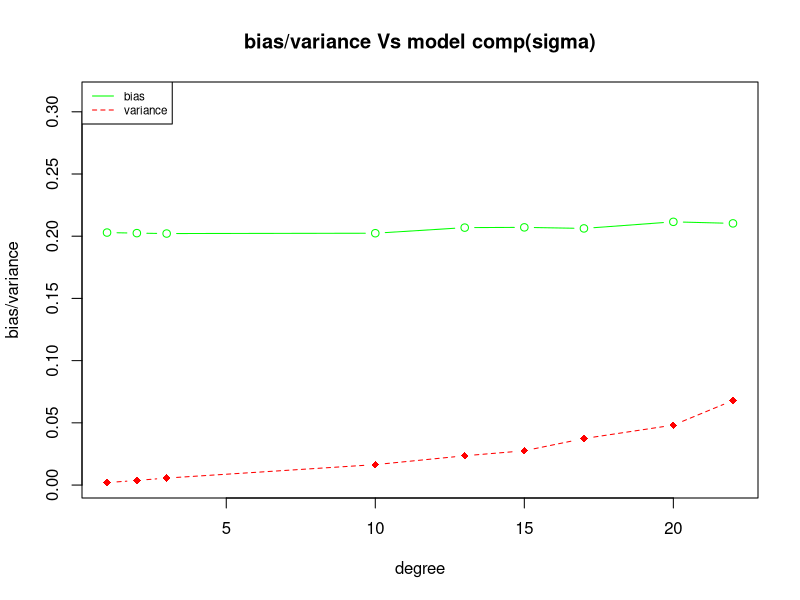

Here is the R script that generated this plot:
library(dplyr)

f1 = function(x){
  return(0.3 * cos(3 * pi * x)) - (0.4 * cos(4 * pi * x)) - (10 / ((x ^ 2) + 1))
}

data_generation = function(sig1,k){
  samp <-runif(100,min = -10,max = 10)
  eps1 <- rnorm(length(samp),mean = 0,sd = sig1)
  f1_y <- k(samp) + eps1
  data1 = data.frame(samp,f1_y)
  return (data1)
}



find_bias = function(tst, original){
  return ( mean(tst)-original )
}

find_var = function(tst){
  return (mean((tst - mean(tst))^2))
}
  
find_mse = function(tst,original){
  return(mean((tst - original) ^ 2))
}
  set.seed(1)
  sig1 = 0.4
  samp =  data.frame(samp = runif(n=100, min=-10, max=10))
  tot_points = 100
  simul = 10
  d = vector()
  d = c(d,1,2,3,10,13,15,17,20,22)
  mat1  = array(0,dim = c(simul,length(d),tot_points))

  for (var1 in 1:simul) {
    data2 <- data_generation(sig1,f1)
    
    fit_m1 <- lm(f1_y ~ poly(samp,degree = d[1]),data = data2)
    fit_m2 <- lm(f1_y ~ poly(samp,degree = d[2]),data = data2)
    fit_m3 <- lm(f1_y ~ poly(samp,degree = d[3]),data = data2)
    fit_m4 <- lm(f1_y ~ poly(samp,degree = d[4]),data = data2)
    fit_m5 <- lm(f1_y ~ poly(samp,degree = d[5]),data = data2)
    fit_m6 <- lm(f1_y ~ poly(samp,degree = d[6]),data = data2)
    fit_m7 <- lm(f1_y ~ poly(samp,degree = d[7]),data = data2)
    fit_m8 <- lm(f1_y ~ poly(samp,degree = d[8]),data = data2)
    fit_m9 <- lm(f1_y ~ poly(samp,degree = d[9]),data = data2)
      
      mat1[var1,1,] = predict(fit_m1,data.frame(samp = samp$samp))
      mat1[var1,2,] = predict(fit_m2,data.frame(samp = samp$samp))
      mat1[var1,3,] = predict(fit_m3,data.frame(samp = samp$samp))
      mat1[var1,4,] = predict(fit_m4,data.frame(samp = samp$samp))
      mat1[var1,5,] = predict(fit_m5,data.frame(samp = samp$samp))
      mat1[var1,6,] = predict(fit_m6,data.frame(samp = samp$samp))
      mat1[var1,7,] = predict(fit_m7,data.frame(samp = samp$samp))
      mat1[var1,8,] = predict(fit_m8,data.frame(samp = samp$samp))
      mat1[var1,9,] = predict(fit_m9,data.frame(samp = samp$samp))
      
  }
  
  bias_arr = array(0,c(tot_points,length(d)))
  var_arr = array(0,c(tot_points,length(d)))
  mse_arr = array(0,c(tot_points,length(d)))
  
  for (var1 in 1:length(samp$samp)) {
    mat2 = mat1[,,var1]
    bias_arr[var1,] = apply(mat2,2,find_bias,original=f1(samp$samp[var1]))
    var_arr[var1,] = apply(mat2,2,find_var)
    mse_arr[var1,] = apply(mat2,2,find_mse,original = f1(samp$samp[var1]))
    
  }
  bias = sqrt(colMeans((abs(bias_arr))^2))
  variance = colMeans(var_arr)
  mse = colMeans(mse_arr)
  print(bias^2)
  print(variance)
  print(mse)
  miniv = min(variance)
  minib = min(bias)
  maxiv = max(variance)
  maxib = max(bias)
  if(maxiv > maxib){
    maxi = maxiv
  } else {
    maxi = maxib
  }
  
  if(miniv > minib){
    mini = minib
  } else {
    mini = miniv
  }
  plot(d,bias, lty = 1,type = "b", ylim= c(mini, maxi+0.1),col = "green" ,main = "bias/variance Vs model comp(sigma)",xlab = "degree",ylab = "bias/variance") 
  lines(d,variance, type='b', col='red',pch=18,lty = 2)
  legend("topleft", legend=c("bias", "variance"),
         col=c("green", "red"), cex=0.7,lty = 1:2) 


